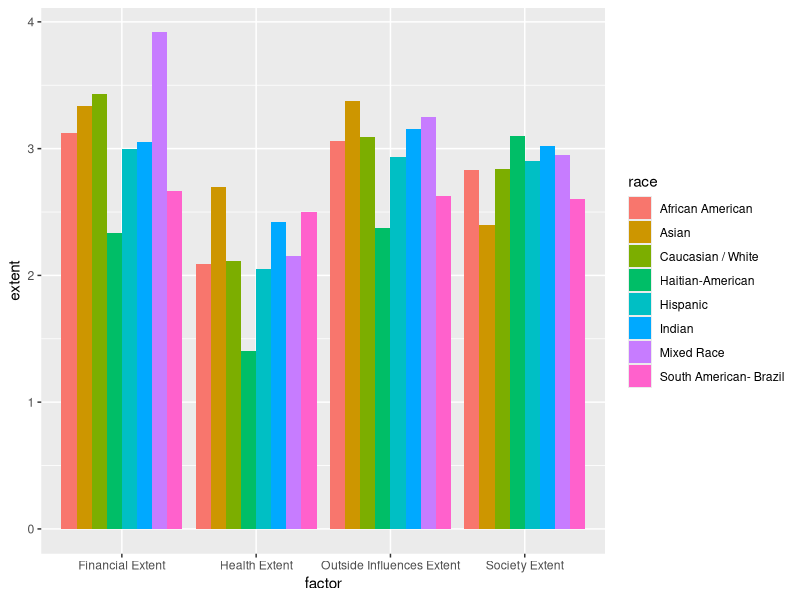
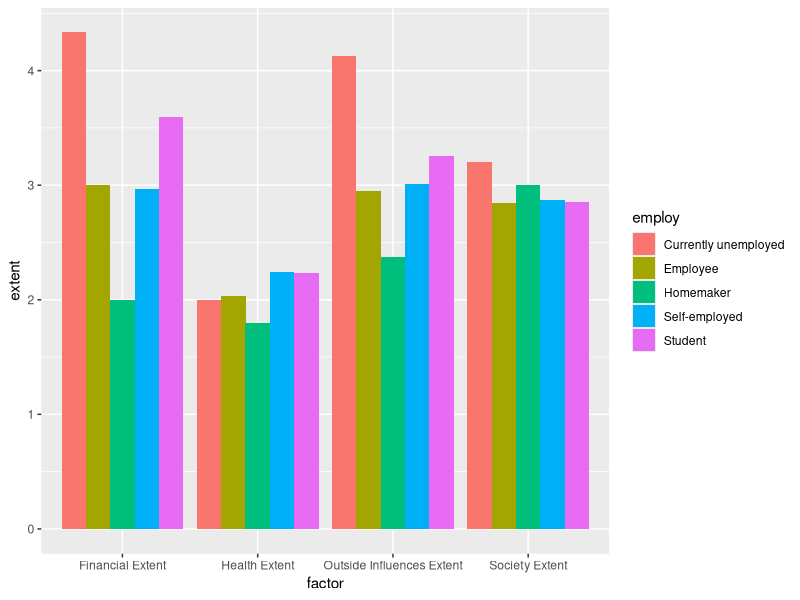
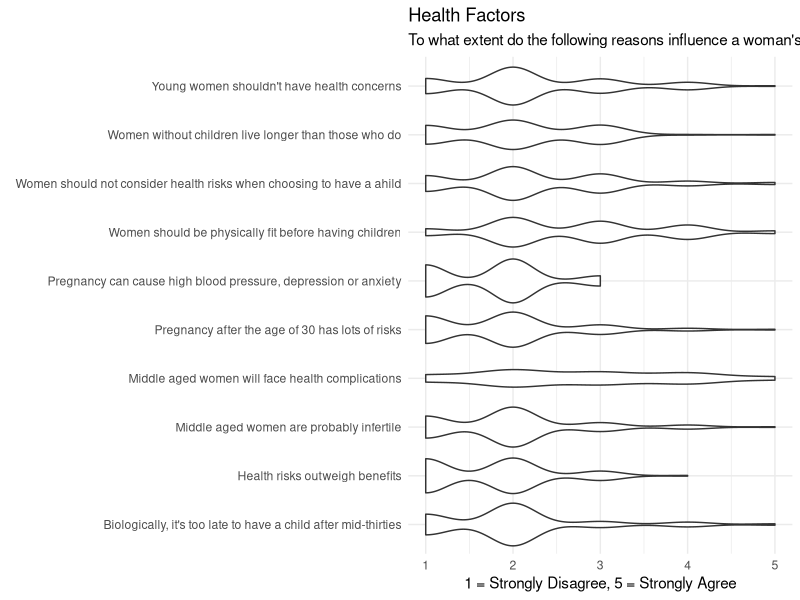
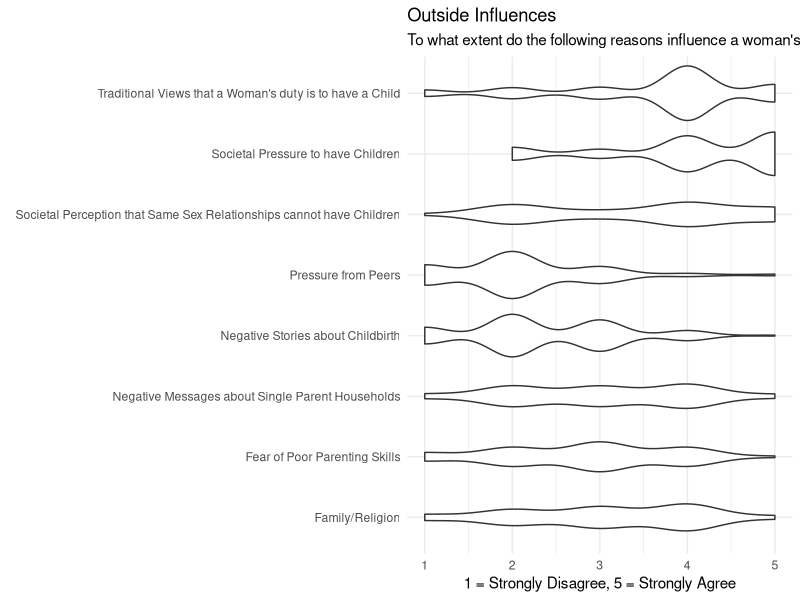
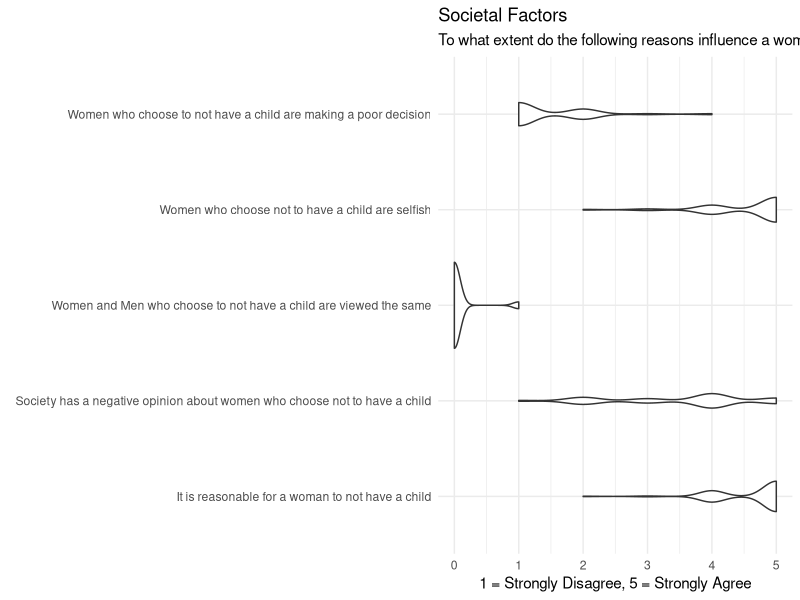
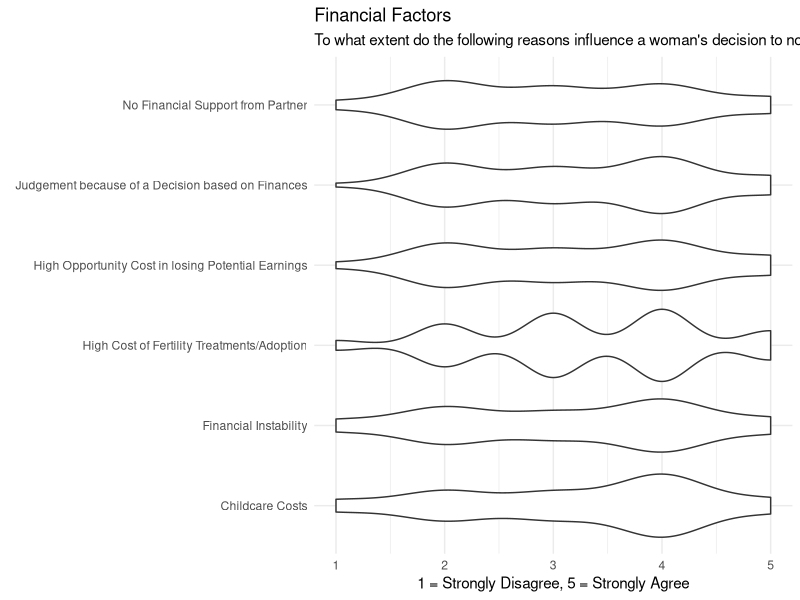

These figures' R source, in order:
## ---- chunk 1
knitr::opts_chunk$set(echo = TRUE)
## ---- chunk 2
library(readr)
library(tidyverse)
nj <- read_csv("njsurvey.csv")
q <- read_csv("questions.csv")

nj <- nj %>%
  subset(Gender != "Male")

nj <- subset (nj, select = -Q7) %>%
  rename(employ = "Employment Status")

financial <- nj %>%
  subset(select = -c(Q8:Q30)) %>%
  rename(race = "Race/Ethnicity")
financial <- financial %>% pivot_longer(
    cols = starts_with("Q"),
    names_to = "question",
    values_to = "extent",
    values_drop_na = TRUE
  )

society <- nj %>%
  subset(select = -c(Q1:Q6, Q13:Q30)) %>%
  rename(race = "Race/Ethnicity")
society <- society %>% pivot_longer(
    cols = starts_with("Q"),
    names_to = "question",
    values_to = "extent",
    values_drop_na = TRUE
  )

outinfluences <- nj %>%
  subset(select = -c(Q1:Q12, Q21:Q30)) %>%
  rename(race = "Race/Ethnicity")
outinfluences <- outinfluences %>% pivot_longer(
    cols = starts_with("Q"),
    names_to = "question",
    values_to = "extent",
    values_drop_na = TRUE
  )

health <- nj %>%
  subset(select = -c(Q1:Q20)) %>%
  rename(race = "Race/Ethnicity")
health <- health %>% pivot_longer(
    cols = starts_with("Q"),
    names_to = "question",
    values_to = "extent",
    values_drop_na = TRUE
  )



## ---- chunk 3
race_financial <- financial %>%
  group_by(race) %>%
  summarise(mean(extent))%>%
  rename("Financial Extent" = "mean(extent)")

race_society <- society %>%
  group_by(race) %>%
  summarise(mean(extent)) %>%
  rename("Society Extent" = "mean(extent)")

race_outinfluences <- outinfluences %>%
  group_by(race) %>%
  summarise(mean(extent)) %>%
  rename("Outside Influences Extent" = "mean(extent)")

race_health <- health %>%
  group_by(race) %>%
  summarise(mean(extent)) %>%
  rename("Health Extent" = "mean(extent)")

df_list <- list(race_financial, race_society, race_outinfluences, race_health)

race_factors <- df_list %>% reduce(full_join, by='race')


## ---- chunk 4
race_factors <- pivot_longer(race_factors, cols = !race, names_to = "factor", values_to = "extent")
## ---- chunk 5
ggplot(race_factors, aes(x= factor, y = extent)) +
  geom_bar(aes(fill = race), stat = "identity",position = "dodge")
## ---- chunk 6
employ_financial <- financial %>%
  group_by(employ) %>%
  summarise(mean(extent))%>%
  rename("Financial Extent" = "mean(extent)")

employ_society <- society %>%
  group_by(employ) %>%
  summarise(mean(extent)) %>%
  rename("Society Extent" = "mean(extent)")

employ_outinfluences <- outinfluences %>%
  group_by(employ) %>%
  summarise(mean(extent)) %>%
  rename("Outside Influences Extent" = "mean(extent)")

employ_health <- health %>%
  group_by(employ) %>%
  summarise(mean(extent)) %>%
  rename("Health Extent" = "mean(extent)")

df_list <- list(employ_financial, employ_society, employ_outinfluences, employ_health)

employ_factors <- df_list %>% reduce(full_join, by='employ')

employ_factors <- pivot_longer(employ_factors, cols = !employ, names_to = "factor", values_to = "extent")


ggplot(employ_factors, aes(x= factor, y = extent)) +
  geom_bar(aes(fill = employ), stat = "identity",position = "dodge")

## ---- chunk 7
question_nums <- unique(health$question)
question_text <- c("Middle aged women are probably infertile", "Middle aged women will face health complications", "Women without children live longer than those who do", "Women should be physically fit before having children", "Pregnancy can cause high blood pressure, depression or anxiety", "Health risks outweigh benefits", "Young women shouldn't have health concerns","Women should not consider health risks when choosing to have a ahild", "Pregnancy after the age of 30 has lots of risks", "Biologically, it's too late to have a child after mid-thirties")

health$question_text <- plyr::mapvalues(health$question, 
          from = question_nums, 
          to = question_text)

ggplot(health, aes(x = extent, y= question_text)) +
  geom_violin() +
  
  labs(title = "Health Factors",
       subtitle = "To what extent do the following reasons influence a woman's decision to not have a child?", x = "1 = Strongly Disagree, 5 = Strongly Agree", y = element_blank()) +
  theme_minimal()
## ---- chunk 8
question_nums <- unique(outinfluences$question)
question_text <- c("Negative Stories about Childbirth", "Negative Messages about Single Parent Households", "Family/Religion", "Pressure from Peers", "Fear of Poor Parenting Skills", "Societal Pressure to have Children", "Societal Perception that Same Sex Relationships cannot have Children", "Traditional Views that a Woman's duty is to have a Child")

outinfluences$question_text <- plyr::mapvalues(outinfluences$question, 
          from = question_nums, 
          to = question_text)

ggplot(outinfluences, aes(x = extent, y= question_text)) +
  geom_violin() +
  labs(title = "Outside Influences",
       subtitle = "To what extent do the following reasons influence a woman's decision to not have a child?", x = "1 = Strongly Disagree, 5 = Strongly Agree", y = element_blank()) +
  theme_minimal()
## ---- chunk 9
question_nums <- unique(society$question)
question_text <- c("It is reasonable for a woman to not have a child", "Society has a negative opinion about women who choose not to have a child", "Women who choose to not have a child are making a poor decision", "Women and Men who choose to not have a child are viewed the same", "Women who choose not to have a child are selfish")

society$question_text <- plyr::mapvalues(society$question, 
          from = question_nums, 
          to = question_text)

ggplot(society, aes(x = extent, y= question_text)) +
  geom_violin() +
  labs(title = "Societal Factors",
       subtitle = "To what extent do the following reasons influence a woman's decision to not have a child?", x = "1 = Strongly Disagree, 5 = Strongly Agree", y = element_blank()) +
  theme_minimal()
## ---- chunk 10
question_nums <- unique(financial$question)
question_text <- c("Financial Instability", "Childcare Costs", "Judgement because of a Decision based on Finances", "High Opportunity Cost in losing Potential Earnings", "High Cost of Fertility Treatments/Adoption", "No Financial Support from Partner")

financial$question_text <- plyr::mapvalues(financial$question, 
          from = question_nums, 
          to = question_text)

ggplot(financial, aes(x = extent, y= question_text)) +
  geom_violin() +

  labs(title = "Financial Factors",
       subtitle = "To what extent do the following reasons influence a woman's decision to not have a child?", x = "1 = Strongly Disagree, 5 = Strongly Agree", y = element_blank()) +
  theme_minimal()
